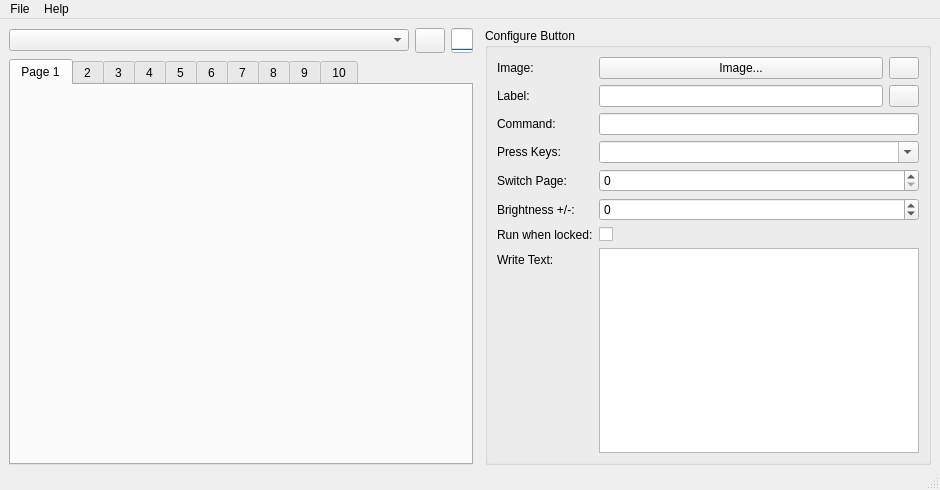
<?xml version="1.0" encoding="UTF-8"?>
<ui version="4.0">
 <class>MainWindow</class>
 <widget class="QMainWindow" name="MainWindow">
  <property name="geometry">
   <rect>
    <x>0</x>
    <y>0</y>
    <width>940</width>
    <height>490</height>
   </rect>
  </property>
  <property name="windowTitle">
   <string>Stream Deck UI</string>
  </property>
  <widget class="QWidget" name="centralwidget">
   <property name="autoFillBackground">
    <bool>false</bool>
   </property>
   <layout class="QVBoxLayout" name="verticalLayout_2">
    <property name="spacing">
     <number>6</number>
    </property>
    <property name="leftMargin">
     <number>9</number>
    </property>
    <property name="bottomMargin">
     <number>3</number>
    </property>
    <item>
     <layout class="QHBoxLayout" name="main_horizontalLayout">
      <property name="spacing">
       <number>12</number>
      </property>
      <property name="leftMargin">
       <number>0</number>
      </property>
      <property name="topMargin">
       <number>0</number>
      </property>
      <property name="rightMargin">
       <number>0</number>
      </property>
      <property name="bottomMargin">
       <number>0</number>
      </property>
      <item>
       <layout class="QVBoxLayout" name="left_verticalLayout" stretch="0,1">
        <property name="spacing">
         <number>6</number>
        </property>
        <property name="sizeConstraint">
         <enum>QLayout::SetDefaultConstraint</enum>
        </property>
        <property name="topMargin">
         <number>0</number>
        </property>
        <item>
         <layout class="QHBoxLayout" name="deviceSettings_horizontalLayout">
          <property name="leftMargin">
           <number>0</number>
          </property>
          <property name="topMargin">
           <number>0</number>
          </property>
          <property name="rightMargin">
           <number>0</number>
          </property>
          <property name="bottomMargin">
           <number>0</number>
          </property>
          <item>
           <widget class="QComboBox" name="device_list">
            <property name="minimumSize">
             <size>
              <width>400</width>
              <height>0</height>
             </size>
            </property>
           </widget>
          </item>
          <item>
           <widget class="QPushButton" name="settingsButton">
            <property name="sizePolicy">
             <sizepolicy hsizetype="Minimum" vsizetype="Expanding">
              <horstretch>0</horstretch>
              <verstretch>0</verstretch>
             </sizepolicy>
            </property>
            <property name="minimumSize">
             <size>
              <width>0</width>
              <height>0</height>
             </size>
            </property>
            <property name="maximumSize">
             <size>
              <width>30</width>
              <height>16777215</height>
             </size>
            </property>
            <property name="text">
             <string/>
            </property>
            <property name="icon">
             <iconset resource="resources.qrc">
              <normaloff>:/icons/icons/gear.png</normaloff>:/icons/icons/gear.png</iconset>
            </property>
           </widget>
          </item>
          <item>
           <widget class="QProgressBar" name="cpu_usage">
            <property name="sizePolicy">
             <sizepolicy hsizetype="Fixed" vsizetype="Expanding">
              <horstretch>0</horstretch>
              <verstretch>0</verstretch>
             </sizepolicy>
            </property>
            <property name="maximumSize">
             <size>
              <width>25</width>
              <height>25</height>
             </size>
            </property>
            <property name="maximum">
             <number>130</number>
            </property>
            <property name="value">
             <number>0</number>
            </property>
            <property name="orientation">
             <enum>Qt::Vertical</enum>
            </property>
            <property name="format">
             <string/>
            </property>
           </widget>
          </item>
         </layout>
        </item>
        <item>
         <widget class="QTabWidget" name="pages">
          <property name="sizePolicy">
           <sizepolicy hsizetype="Preferred" vsizetype="Preferred">
            <horstretch>0</horstretch>
            <verstretch>0</verstretch>
           </sizepolicy>
          </property>
          <property name="autoFillBackground">
           <bool>false</bool>
          </property>
          <property name="styleSheet">
           <string notr="true">b</string>
          </property>
          <property name="currentIndex">
           <number>0</number>
          </property>
          <widget class="QWidget" name="page_1">
           <attribute name="title">
            <string>Page 1</string>
           </attribute>
           <layout class="QGridLayout" name="gridLayout_2"/>
          </widget>
          <widget class="QWidget" name="page_2">
           <attribute name="title">
            <string>2</string>
           </attribute>
           <layout class="QGridLayout" name="gridLayout_3"/>
          </widget>
          <widget class="QWidget" name="page_3">
           <attribute name="title">
            <string>3</string>
           </attribute>
           <layout class="QGridLayout" name="gridLayout_11"/>
          </widget>
          <widget class="QWidget" name="page_4">
           <attribute name="title">
            <string>4</string>
           </attribute>
           <layout class="QGridLayout" name="gridLayout_10"/>
          </widget>
          <widget class="QWidget" name="page_5">
           <attribute name="title">
            <string>5</string>
           </attribute>
           <layout class="QGridLayout" name="gridLayout_9"/>
          </widget>
          <widget class="QWidget" name="page_6">
           <attribute name="title">
            <string>6</string>
           </attribute>
           <layout class="QGridLayout" name="gridLayout_8"/>
          </widget>
          <widget class="QWidget" name="page_7">
           <attribute name="title">
            <string>7</string>
           </attribute>
           <layout class="QGridLayout" name="gridLayout_7"/>
          </widget>
          <widget class="QWidget" name="page_8">
           <attribute name="title">
            <string>8</string>
           </attribute>
           <layout class="QGridLayout" name="gridLayout_6"/>
          </widget>
          <widget class="QWidget" name="page_9">
           <attribute name="title">
            <string>9</string>
           </attribute>
           <layout class="QGridLayout" name="gridLayout_5"/>
          </widget>
          <widget class="QWidget" name="tab_10">
           <attribute name="title">
            <string>10</string>
           </attribute>
           <layout class="QGridLayout" name="gridLayout_4"/>
          </widget>
         </widget>
        </item>
       </layout>
      </item>
      <item>
       <layout class="QHBoxLayout" name="right_horizontalLayout">
        <item>
         <widget class="QGroupBox" name="groupBox">
          <property name="minimumSize">
           <size>
            <width>250</width>
            <height>0</height>
           </size>
          </property>
          <property name="title">
           <string>Configure Button</string>
          </property>
          <layout class="QVBoxLayout" name="verticalLayout_3">
           <item>
            <layout class="QFormLayout" name="formLayout">
             <item row="0" column="0">
              <widget class="QLabel" name="label">
               <property name="text">
                <string>Image:</string>
               </property>
              </widget>
             </item>
             <item row="0" column="1">
              <layout class="QHBoxLayout" name="horizontalLayout_2">
               <property name="spacing">
                <number>6</number>
               </property>
               <item>
                <widget class="QPushButton" name="imageButton">
                 <property name="text">
                  <string>Image...</string>
                 </property>
                </widget>
               </item>
               <item>
                <widget class="QPushButton" name="removeButton">
                 <property name="sizePolicy">
                  <sizepolicy hsizetype="Minimum" vsizetype="Minimum">
                   <horstretch>0</horstretch>
                   <verstretch>0</verstretch>
                  </sizepolicy>
                 </property>
                 <property name="maximumSize">
                  <size>
                   <width>30</width>
                   <height>16777215</height>
                  </size>
                 </property>
                 <property name="toolTip">
                  <string>Remove the image from the button</string>
                 </property>
                 <property name="text">
                  <string/>
                 </property>
                 <property name="icon">
                  <iconset resource="resources.qrc">
                   <normaloff>:/icons/icons/cross.png</normaloff>:/icons/icons/cross.png</iconset>
                 </property>
                </widget>
               </item>
              </layout>
             </item>
             <item row="1" column="0">
              <widget class="QLabel" name="label_2">
               <property name="text">
                <string>Label:</string>
               </property>
              </widget>
             </item>
             <item row="2" column="0">
              <widget class="QLabel" name="label_3">
               <property name="text">
                <string>Command:</string>
               </property>
              </widget>
             </item>
             <item row="2" column="1">
              <widget class="QLineEdit" name="command"/>
             </item>
             <item row="3" column="0">
              <widget class="QLabel" name="label_5">
               <property name="text">
                <string>Press Keys:</string>
               </property>
              </widget>
             </item>
             <item row="3" column="1">
              <widget class="QComboBox" name="keys">
               <property name="editable">
                <bool>true</bool>
               </property>
               <item>
                <property name="text">
                 <string notr="true"/>
                </property>
               </item>
               <item>
                <property name="text">
                 <string notr="true">F11</string>
                </property>
               </item>
               <item>
                <property name="text">
                 <string notr="true">alt+F4</string>
                </property>
               </item>
               <item>
                <property name="text">
                 <string notr="true">ctrl+w</string>
                </property>
               </item>
               <item>
                <property name="text">
                 <string notr="true">cmd+left</string>
                </property>
               </item>
               <item>
                <property name="text">
                 <string notr="true">alt+plus</string>
                </property>
               </item>
               <item>
                <property name="text">
                 <string notr="true">alt+delay+F3</string>
                </property>
               </item>
               <item>
                <property name="text">
                 <string notr="true">backspace</string>
                </property>
               </item>
               <item>
                <property name="text">
                 <string notr="true">right</string>
                </property>
               </item>
               <item>
                <property name="text">
                 <string notr="true">page_up</string>
                </property>
               </item>
               <item>
                <property name="text">
                 <string notr="true">media_volume_up</string>
                </property>
               </item>
               <item>
                <property name="text">
                 <string notr="true">media_volume_down</string>
                </property>
               </item>
               <item>
                <property name="text">
                 <string notr="true">media_volume_mute</string>
                </property>
               </item>
               <item>
                <property name="text">
                 <string notr="true">media_previous</string>
                </property>
               </item>
               <item>
                <property name="text">
                 <string notr="true">media_next</string>
                </property>
               </item>
               <item>
                <property name="text">
                 <string notr="true">media_play_pause</string>
                </property>
               </item>
              </widget>
             </item>
             <item row="4" column="0">
              <widget class="QLabel" name="label_8">
               <property name="text">
                <string>Switch Page:</string>
               </property>
              </widget>
             </item>
             <item row="4" column="1">
              <widget class="QSpinBox" name="switch_page">
               <property name="minimum">
                <number>0</number>
               </property>
               <property name="maximum">
                <number>10</number>
               </property>
               <property name="value">
                <number>0</number>
               </property>
              </widget>
             </item>
             <item row="5" column="0">
              <widget class="QLabel" name="label_7">
               <property name="text">
                <string>Brightness +/-:</string>
               </property>
              </widget>
             </item>
             <item row="5" column="1">
              <widget class="QSpinBox" name="change_brightness">
               <property name="minimum">
                <number>-99</number>
               </property>
              </widget>
             </item>
             <item row="6" column="0">
              <widget class="QLabel" name="label_run_when_locked">
               <property name="text">
                <string>Run when locked:</string>
               </property>
              </widget>
             </item>
             <item row="6" column="1">
              <widget class="QCheckBox" name="run_when_locked">
              </widget>
             </item>
             <item row="7" column="0">
              <widget class="QLabel" name="label_6">
               <property name="text">
                <string>Write Text:</string>
               </property>
              </widget>
             </item>
             <item row="7" column="1">
              <widget class="QPlainTextEdit" name="write"/>
             </item>
             <item row="1" column="1">
              <layout class="QHBoxLayout" name="horizontalLayout_3">
               <item>
                <widget class="QLineEdit" name="text"/>
               </item>
               <item>
                <widget class="QPushButton" name="textButton">
                 <property name="minimumSize">
                  <size>
                   <width>30</width>
                   <height>0</height>
                  </size>
                 </property>
                 <property name="maximumSize">
                  <size>
                   <width>30</width>
                   <height>16777215</height>
                  </size>
                 </property>
                 <property name="toolTip">
                  <string>Text vertical alignment</string>
                 </property>
                 <property name="text">
                  <string/>
                 </property>
                 <property name="icon">
                  <iconset resource="resources.qrc">
                   <normaloff>:/icons/icons/vertical-align.png</normaloff>:/icons/icons/vertical-align.png</iconset>
                 </property>
                </widget>
               </item>
              </layout>
             </item>
            </layout>
           </item>
          </layout>
         </widget>
        </item>
       </layout>
      </item>
     </layout>
    </item>
   </layout>
  </widget>
  <widget class="QMenuBar" name="menubar">
   <property name="geometry">
    <rect>
     <x>0</x>
     <y>0</y>
     <width>940</width>
     <height>22</height>
    </rect>
   </property>
   <widget class="QMenu" name="menuFile">
    <property name="title">
     <string>File</string>
    </property>
    <addaction name="actionImport"/>
    <addaction name="actionExport"/>
    <addaction name="separator"/>
    <addaction name="actionExit"/>
   </widget>
   <widget class="QMenu" name="menuHelp">
    <property name="title">
     <string>Help</string>
    </property>
    <addaction name="actionDocs"/>
    <addaction name="actionGithub"/>
    <addaction name="separator"/>
    <addaction name="actionAbout"/>
   </widget>
   <addaction name="menuFile"/>
   <addaction name="menuHelp"/>
  </widget>
  <widget class="QStatusBar" name="statusbar"/>
  <action name="actionImport">
   <property name="text">
    <string>Import</string>
   </property>
  </action>
  <action name="actionExport">
   <property name="text">
    <string>Export</string>
   </property>
  </action>
  <action name="actionExit">
   <property name="text">
    <string>Exit</string>
   </property>
  </action>
  <action name="actionDocs">
   <property name="text">
    <string>Documentation</string>
   </property>
  </action>
  <action name="actionGithub">
   <property name="text">
    <string>Github</string>
   </property>
  </action>
  <action name="actionAbout">
   <property name="text">
    <string>About...</string>
   </property>
  </action>
 </widget>
 <tabstops>
  <tabstop>device_list</tabstop>
  <tabstop>settingsButton</tabstop>
  <tabstop>pages</tabstop>
  <tabstop>imageButton</tabstop>
  <tabstop>removeButton</tabstop>
  <tabstop>text</tabstop>
  <tabstop>textButton</tabstop>
  <tabstop>command</tabstop>
  <tabstop>keys</tabstop>
  <tabstop>switch_page</tabstop>
  <tabstop>change_brightness</tabstop>
  <tabstop>write</tabstop>
 </tabstops>
 <resources>
  <include location="resources.qrc"/>
 </resources>
 <connections/>
</ui>
